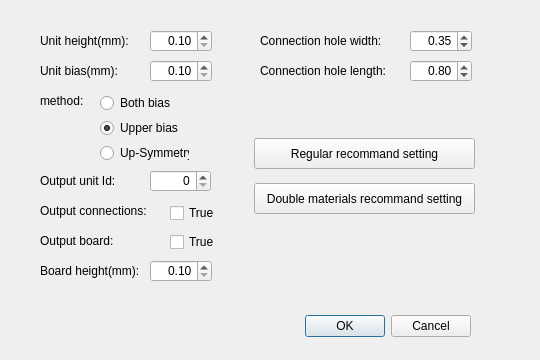
<?xml version="1.0" encoding="UTF-8"?>
<ui version="4.0">
 <class>Dialog</class>
 <widget class="QDialog" name="Dialog">
  <property name="windowModality">
   <enum>Qt::ApplicationModal</enum>
  </property>
  <property name="geometry">
   <rect>
    <x>0</x>
    <y>0</y>
    <width>540</width>
    <height>360</height>
   </rect>
  </property>
  <property name="minimumSize">
   <size>
    <width>540</width>
    <height>360</height>
   </size>
  </property>
  <property name="maximumSize">
   <size>
    <width>540</width>
    <height>360</height>
   </size>
  </property>
  <property name="windowTitle">
   <string>Stl Settings</string>
  </property>
  <widget class="QDialogButtonBox" name="buttonBox">
   <property name="geometry">
    <rect>
     <x>130</x>
     <y>310</y>
     <width>341</width>
     <height>32</height>
    </rect>
   </property>
   <property name="orientation">
    <enum>Qt::Horizontal</enum>
   </property>
   <property name="standardButtons">
    <set>QDialogButtonBox::Cancel|QDialogButtonBox::Ok</set>
   </property>
  </widget>
  <widget class="QLabel" name="label_unit_height">
   <property name="geometry">
    <rect>
     <x>40</x>
     <y>30</y>
     <width>121</width>
     <height>21</height>
    </rect>
   </property>
   <property name="text">
    <string>Unit height(mm):</string>
   </property>
  </widget>
  <widget class="QLabel" name="label_unit_bias">
   <property name="geometry">
    <rect>
     <x>40</x>
     <y>60</y>
     <width>121</width>
     <height>21</height>
    </rect>
   </property>
   <property name="text">
    <string>Unit bias(mm):</string>
   </property>
  </widget>
  <widget class="QLabel" name="label_method">
   <property name="geometry">
    <rect>
     <x>40</x>
     <y>90</y>
     <width>121</width>
     <height>21</height>
    </rect>
   </property>
   <property name="text">
    <string>method:</string>
   </property>
  </widget>
  <widget class="QRadioButton" name="radioButton_both_bias">
   <property name="geometry">
    <rect>
     <x>100</x>
     <y>95</y>
     <width>89</width>
     <height>16</height>
    </rect>
   </property>
   <property name="text">
    <string>Both bias</string>
   </property>
  </widget>
  <widget class="QRadioButton" name="radioButton_upper_bias">
   <property name="geometry">
    <rect>
     <x>100</x>
     <y>120</y>
     <width>89</width>
     <height>16</height>
    </rect>
   </property>
   <property name="text">
    <string>Upper bias</string>
   </property>
   <property name="checked">
    <bool>true</bool>
   </property>
  </widget>
  <widget class="QLabel" name="label_unit_id">
   <property name="geometry">
    <rect>
     <x>40</x>
     <y>170</y>
     <width>121</width>
     <height>21</height>
    </rect>
   </property>
   <property name="text">
    <string>Output unit Id:</string>
   </property>
  </widget>
  <widget class="QSpinBox" name="spinBox_unit_id">
   <property name="geometry">
    <rect>
     <x>150</x>
     <y>170</y>
     <width>61</width>
     <height>22</height>
    </rect>
   </property>
   <property name="alignment">
    <set>Qt::AlignRight|Qt::AlignTrailing|Qt::AlignVCenter</set>
   </property>
  </widget>
  <widget class="QLabel" name="label_connections">
   <property name="geometry">
    <rect>
     <x>40</x>
     <y>200</y>
     <width>121</width>
     <height>21</height>
    </rect>
   </property>
   <property name="text">
    <string>Output connections:</string>
   </property>
  </widget>
  <widget class="QCheckBox" name="checkBox_true">
   <property name="geometry">
    <rect>
     <x>170</x>
     <y>205</y>
     <width>71</width>
     <height>16</height>
    </rect>
   </property>
   <property name="text">
    <string>True</string>
   </property>
  </widget>
  <widget class="QDoubleSpinBox" name="doubleSpinBox_unit_height">
   <property name="geometry">
    <rect>
     <x>150</x>
     <y>30</y>
     <width>62</width>
     <height>22</height>
    </rect>
   </property>
   <property name="alignment">
    <set>Qt::AlignRight|Qt::AlignTrailing|Qt::AlignVCenter</set>
   </property>
   <property name="minimum">
    <double>0.100000000000000</double>
   </property>
   <property name="singleStep">
    <double>0.100000000000000</double>
   </property>
   <property name="value">
    <double>0.100000000000000</double>
   </property>
  </widget>
  <widget class="QDoubleSpinBox" name="doubleSpinBox_unit_bias">
   <property name="geometry">
    <rect>
     <x>150</x>
     <y>60</y>
     <width>62</width>
     <height>22</height>
    </rect>
   </property>
   <property name="alignment">
    <set>Qt::AlignRight|Qt::AlignTrailing|Qt::AlignVCenter</set>
   </property>
   <property name="minimum">
    <double>0.100000000000000</double>
   </property>
   <property name="singleStep">
    <double>0.100000000000000</double>
   </property>
  </widget>
  <widget class="QLabel" name="label_hole_width">
   <property name="geometry">
    <rect>
     <x>260</x>
     <y>30</y>
     <width>151</width>
     <height>21</height>
    </rect>
   </property>
   <property name="text">
    <string>Connection hole width:</string>
   </property>
  </widget>
  <widget class="QDoubleSpinBox" name="doubleSpinBox_hole_width">
   <property name="geometry">
    <rect>
     <x>410</x>
     <y>30</y>
     <width>62</width>
     <height>22</height>
    </rect>
   </property>
   <property name="alignment">
    <set>Qt::AlignRight|Qt::AlignTrailing|Qt::AlignVCenter</set>
   </property>
   <property name="minimum">
    <double>0.010000000000000</double>
   </property>
   <property name="maximum">
    <double>0.990000000000000</double>
   </property>
   <property name="singleStep">
    <double>0.010000000000000</double>
   </property>
   <property name="value">
    <double>0.350000000000000</double>
   </property>
  </widget>
  <widget class="QLabel" name="label_hole_length">
   <property name="geometry">
    <rect>
     <x>260</x>
     <y>60</y>
     <width>151</width>
     <height>21</height>
    </rect>
   </property>
   <property name="text">
    <string>Connection hole length:</string>
   </property>
  </widget>
  <widget class="QDoubleSpinBox" name="doubleSpinBox_hole_length">
   <property name="geometry">
    <rect>
     <x>410</x>
     <y>60</y>
     <width>62</width>
     <height>22</height>
    </rect>
   </property>
   <property name="alignment">
    <set>Qt::AlignRight|Qt::AlignTrailing|Qt::AlignVCenter</set>
   </property>
   <property name="minimum">
    <double>0.010000000000000</double>
   </property>
   <property name="maximum">
    <double>0.990000000000000</double>
   </property>
   <property name="singleStep">
    <double>0.010000000000000</double>
   </property>
   <property name="value">
    <double>0.800000000000000</double>
   </property>
  </widget>
  <widget class="QPushButton" name="pushButton_double_materials">
   <property name="geometry">
    <rect>
     <x>254</x>
     <y>183</y>
     <width>221</width>
     <height>31</height>
    </rect>
   </property>
   <property name="text">
    <string>Double materials recommand setting</string>
   </property>
   <property name="autoRepeat">
    <bool>false</bool>
   </property>
   <property name="autoExclusive">
    <bool>false</bool>
   </property>
  </widget>
  <widget class="QPushButton" name="pushButton_regular">
   <property name="geometry">
    <rect>
     <x>254</x>
     <y>138</y>
     <width>221</width>
     <height>31</height>
    </rect>
   </property>
   <property name="text">
    <string>Regular recommand setting</string>
   </property>
   <property name="autoRepeat">
    <bool>false</bool>
   </property>
   <property name="autoExclusive">
    <bool>false</bool>
   </property>
  </widget>
  <widget class="QLabel" name="label_board">
   <property name="geometry">
    <rect>
     <x>40</x>
     <y>230</y>
     <width>121</width>
     <height>21</height>
    </rect>
   </property>
   <property name="text">
    <string>Output board:</string>
   </property>
  </widget>
  <widget class="QCheckBox" name="checkBox_board_true">
   <property name="geometry">
    <rect>
     <x>170</x>
     <y>234</y>
     <width>71</width>
     <height>16</height>
    </rect>
   </property>
   <property name="text">
    <string>True</string>
   </property>
  </widget>
  <widget class="QLabel" name="label_board_height">
   <property name="geometry">
    <rect>
     <x>40</x>
     <y>260</y>
     <width>121</width>
     <height>21</height>
    </rect>
   </property>
   <property name="text">
    <string>Board height(mm):</string>
   </property>
  </widget>
  <widget class="QDoubleSpinBox" name="doubleSpinBox_board_height">
   <property name="geometry">
    <rect>
     <x>150</x>
     <y>260</y>
     <width>62</width>
     <height>22</height>
    </rect>
   </property>
   <property name="alignment">
    <set>Qt::AlignRight|Qt::AlignTrailing|Qt::AlignVCenter</set>
   </property>
   <property name="minimum">
    <double>0.100000000000000</double>
   </property>
   <property name="singleStep">
    <double>0.100000000000000</double>
   </property>
  </widget>
  <widget class="QRadioButton" name="radioButton_symmetry">
   <property name="geometry">
    <rect>
     <x>100</x>
     <y>145</y>
     <width>89</width>
     <height>16</height>
    </rect>
   </property>
   <property name="text">
    <string>Up-Symmetry</string>
   </property>
  </widget>
 </widget>
 <resources/>
 <connections>
  <connection>
   <sender>buttonBox</sender>
   <signal>accepted()</signal>
   <receiver>Dialog</receiver>
   <slot>accept()</slot>
   <hints>
    <hint type="sourcelabel">
     <x>248</x>
     <y>254</y>
    </hint>
    <hint type="destinationlabel">
     <x>157</x>
     <y>274</y>
    </hint>
   </hints>
  </connection>
  <connection>
   <sender>buttonBox</sender>
   <signal>rejected()</signal>
   <receiver>Dialog</receiver>
   <slot>reject()</slot>
   <hints>
    <hint type="sourcelabel">
     <x>316</x>
     <y>260</y>
    </hint>
    <hint type="destinationlabel">
     <x>286</x>
     <y>274</y>
    </hint>
   </hints>
  </connection>
 </connections>
</ui>
